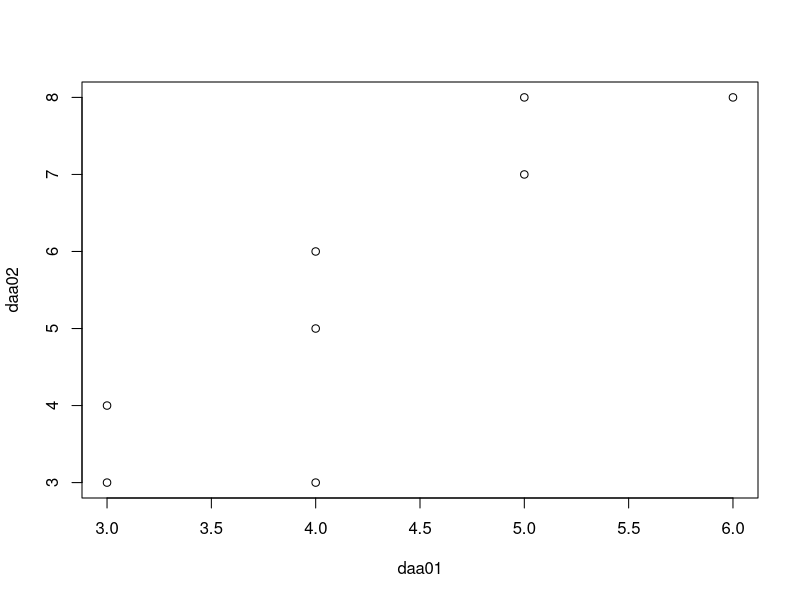

Write the R code that produced this figure.
## ---- chunk 1
knitr::opts_chunk$set(echo = TRUE)
# 栗原の入門統計学から作った統計ノートで作った
# 今後は東京大学出版会　統計学入門 からピックアップして作っていくか？その方が詳しいので。
## ---- chunk 2
daa01<-c(5,6,3,4,3,4,5,4)
sum(
  (daa01-mean(daa01))^2
  )
## ---- chunk 3
sum(
  (daa01-mean(daa01))^2
  )/
  length(daa01)
## ---- chunk 4
var(daa01)*(length(daa01)-1)/length(daa01)
## ---- chunk 5
sqrt(
  var(daa01)*(length(daa01)-1)/length(daa01)
  )
## ---- chunk 6
sd(daa01)*
  sqrt(
  (length(daa01)-1)/length(daa01)
)
## ---- chunk 7
sd(daa01)*
  sqrt(
  (length(daa01)-1)/length(daa01)
)/
  mean(daa01)
## ---- chunk 8
daa02<-c(7,8,3,5,4,3,8,6)
cor(daa01,daa02,method="pearson")
## ---- chunk 9
plot(daa01,daa02)
